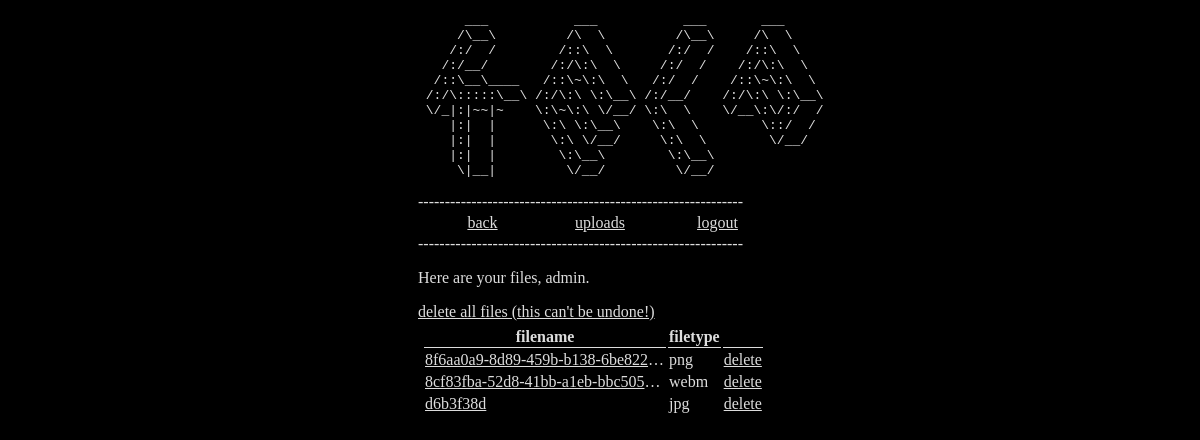
Before: /files (signed in) with the older database file.
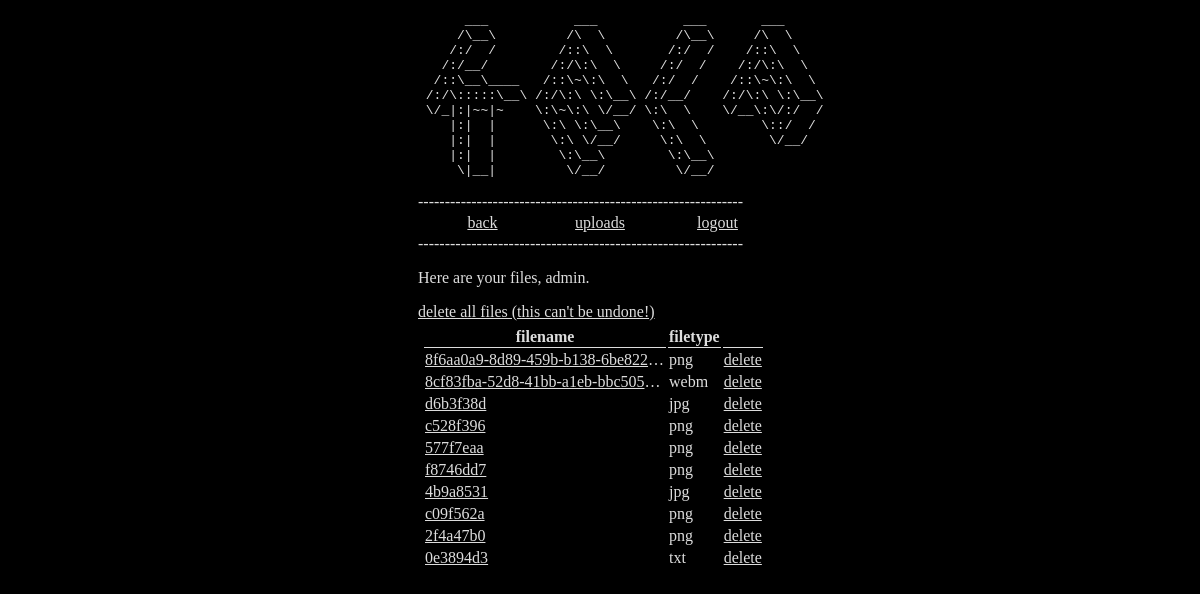
After: the same page with the newer database file.
### tables this page shows
CREATE TABLE "users" (
	`uid`	INTEGER NOT NULL PRIMARY KEY AUTOINCREMENT,
	`date_added`	DATE NOT NULL,
	`username`	TEXT NOT NULL,
	`password`	TEXT NOT NULL,
	`access_level`	INTEGER NOT NULL DEFAULT 1,
	`upload_key`	TEXT NOT NULL
);

CREATE TABLE `files` (
	`fid`	INTEGER NOT NULL PRIMARY KEY AUTOINCREMENT,
	`corr_uid`	INTEGER NOT NULL,
	`filetype`	TEXT NOT NULL,
	`filename`	TEXT NOT NULL
);

### main.py (the view)
@app.route('/files')
def files():
	if session.get('username') != None and get_acc_level(session['username']) == 3:
		cur.execute("SELECT * FROM files")
		files=cur.fetchall()
		return render_template('files.html', session=session, files=files)
	elif session.get('username') != None:
		username = session.get('username')
		uid = get_uid_from_username(username)
		cur.execute("SELECT * FROM files WHERE corr_uid=?", (uid,))
		files=cur.fetchall()
		return render_template('files.html', session=session, files=files)
	else:
		return render_template('files.html', session=session)

### main.py (called while the page is built)
def get_acc_level(user):
	cur.execute("SELECT access_level FROM users WHERE username=?", (user,))
	privilege = cur.fetchone()
	return privilege[0]

### templates/files.html (shortened to what this page needs)
<!DOCTYPE html>
<html>
	<head>
		<link rel="stylesheet" type="text/css" href="static/global.css">
	</head>
	<body>
		<div class="wrapper">
		<pre class="title">
      ___           ___           ___       ___
     /\__\         /\  \         /\__\     /\  \
    /:/  /        /::\  \       /:/  /    /::\  \
   /:/__/        /:/\:\  \     /:/  /    /:/\:\  \
  /::\__\____   /::\~\:\  \   /:/  /    /::\~\:\  \
 /:/\:::::\__\ /:/\:\ \:\__\ /:/__/    /:/\:\ \:\__\
 \/_|:|~~|~    \:\~\:\ \/__/ \:\  \    \/__\:\/:/  /
    |:|  |      \:\ \:\__\    \:\  \        \::/  /
    |:|  |       \:\ \/__/     \:\  \        \/__/
    |:|  |        \:\__\        \:\__\
     \|__|         \/__/         \/__/
		</pre>
		<p class="separator">-------------------------------------------------------------</p>
		<div class="links">
			<a href="/">back</a>
			<a href="/upload">uploads</a>
			{% if session['username'] is defined %}
			<a href="/logout">logout</a>
			{% else %}
			<a href="/login">login</a>
			{% endif %}
		</div>
		<p class="separator">-------------------------------------------------------------</p>
		{% if session['username'] is defined %}
		<p>Here are your files, {{session['username']}}.</p>
		<a href="/delete/all">delete all files (this can't be undone!)</a>
		{% if files is defined %}
			<table>
				<thead>
					<th>filename</th>
					<th>filetype</th>
					<th></th>
				</thead>
					{% for file in files %}
						<tr>
							<td class="filename"><a href="/{{file[3]}}.{{file[2]}}">{{file[3]}}</a></td>
							<td>{{file[2]}}</td>
							<td><a href="/delete/{{file[3]}}.{{file[2]}}">delete</a></td>
						</tr>
					{% endfor %}
			</table>
		{% else %}
			<p>you don't have any files.</p>
		{% endif %}
		{% else %}
		<p>not logged in.</p>
		{% endif %}
		</div>
	</body>
</html>

### static/global.css (style rules this page uses)
html { font-family: 'main'; background-color: #000000; color: #DDDDDD; font-size: 1em; }
a { color: #DDDDDD; }
table { border: none; padding: 4px; }
th { border-bottom: 1px solid #DDDDDD; }
.wrapper { margin: auto; width: 364px; }
.title { white-space: pre; margin-bottom: 0px; }
.separator { margin-top: 0px; margin-bottom: 0px; overflow-x: hidden; }
.links { text-align: center; width: 100%; display: flex; flex-wrap: no-wrap; justify-content: space-evenly; }
.links a { width: 100px; padding: 3px; }
.filename { max-width: 240px; white-space: nowrap; overflow: hidden; text-overflow:ellipsis; }

Changed rows visible on the page:
added files: filename "c528f396", filetype "png"
added files: filename "577f7eaa", filetype "png"
added files: filename "f8746dd7", filetype "png"
added files: filename "4b9a8531", filetype "jpg"
added files: filename "c09f562a", filetype "png"
added files: filename "2f4a47b0", filetype "png"
added files: filename "0e3894d3", filetype "txt"
